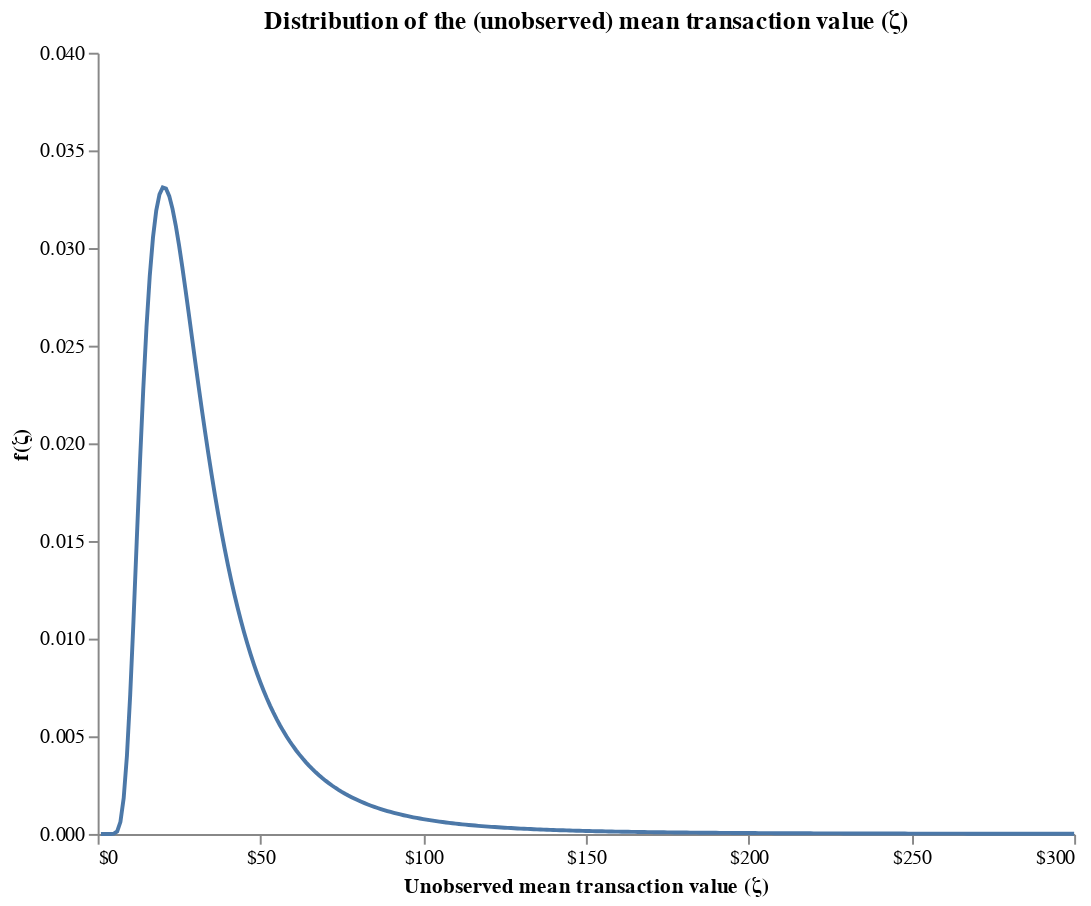

Write notebook code for a chart like this one.
### Markdown cell above
The distribution where the means have been computed across x → ∞ transactions

### Code cell
zeta = np.arange(300) + 1
f_zeta = (p * gamma)**q * zeta**(-q-1) * np.exp(-p*gamma/zeta) / np.exp(gammaln(q))

(
    alt.Chart(pl.DataFrame({'Unobserved mean transaction value (ζ)': zeta, 'f(ζ)': f_zeta}))
    .mark_line().encode(
        x=alt.X('Unobserved mean transaction value (ζ)', axis=alt.Axis(values=np.arange(0, 301, 50), labelExpr='"$"+datum.value')),
        y=alt.Y('f(ζ)', scale=alt.Scale(domain=[0, 0.04]))
    ).properties(
            width=500,
            height=400,
            title='Distribution of the (unobserved) mean transaction value (ζ)'
        ).configure_view(stroke=None).configure_axisY(grid=False).configure_axisX(grid=False) 
)

### Figure 1 — Vega-Lite specification as saved in the notebook (floating-point values rounded to 4 significant figures; data arrays with more than 128 entries replaced by an {"elided": "..."} marker saying what was removed)
{"$schema": "https://vega.github.io/schema/vega-lite/v5.20.1.json", "config": {"axisX": {"grid": false}, "axisY": {"grid": false}, "view": {"continuousHeight": 300, "continuousWidth": 300, "stroke": null}}, "data": {"name": "data-8997d5466df6010440e7b15127e9b49c"}, "datasets": {"data-8997d5466df6010440e7b15127e9b49c": {"elided": "300 records"}}, "encoding": {"x": {"axis": {"labelExpr": "\"$\"+datum.value", "values": [0, 50, 100, 150, 200, 250, 300]}, "field": "Unobserved mean transaction value (ζ)", "type": "quantitative"}, "y": {"field": "f(ζ)", "scale": {"domain": [0, 0.04]}, "type": "quantitative"}}, "height": 400, "mark": {"type": "line"}, "title": "Distribution of the (unobserved) mean transaction value (ζ)", "width": 500}
